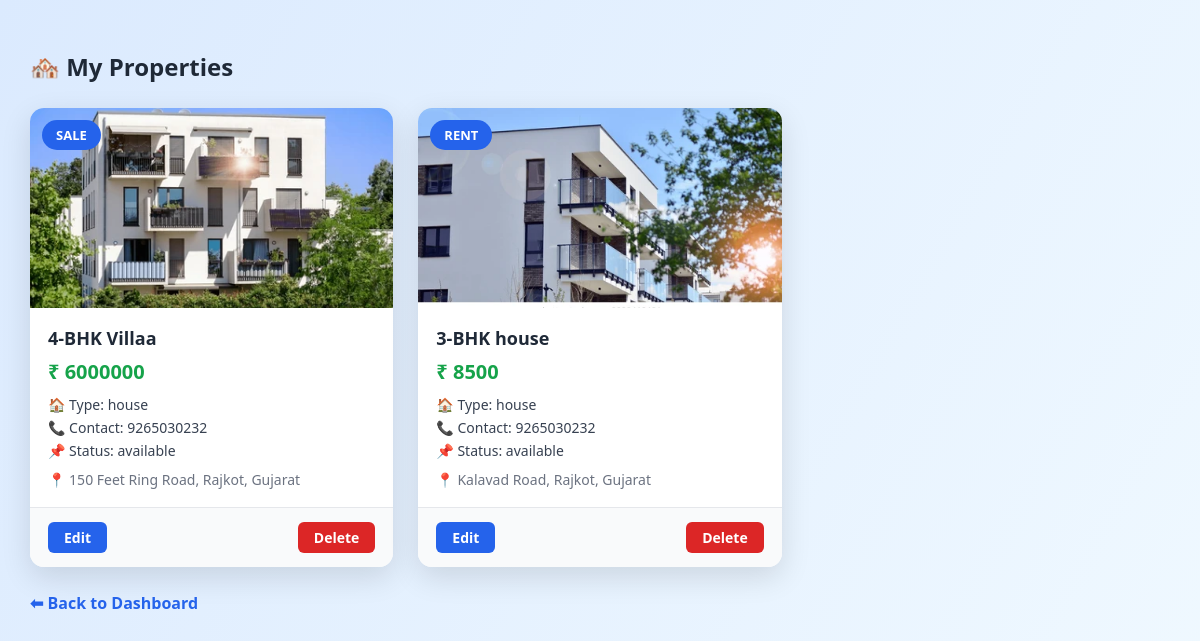
The app's page /my-properties (signed in), older data.
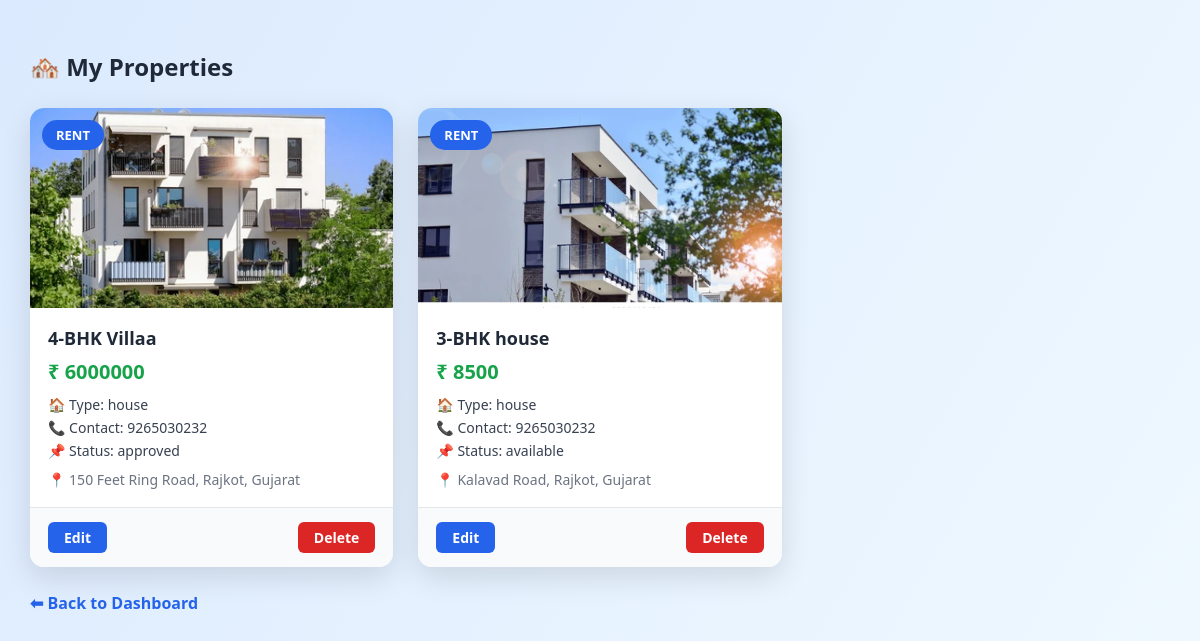
The same page, newer data.
### tables this page shows
CREATE TABLE properties (
            id INTEGER PRIMARY KEY AUTOINCREMENT,
            owner_id INTEGER,
            title TEXT,
            type TEXT,
            price INTEGER,
            description TEXT,
            image TEXT,
            contact_number TEXT,
            status TEXT DEFAULT 'available',
            deal_type TEXT,
            state TEXT,
            city TEXT,
            area TEXT
        );

### app.py (the view)
@app.route("/my-properties")
def my_properties():
    if "user" not in session or session.get("role") != "owner":
        return redirect(url_for("login"))
    conn = get_db()
    cursor = conn.cursor()
    cursor.execute(
        "SELECT id FROM users WHERE username=?",
        (session["user"],)
    )
    owner_id = cursor.fetchone()[0]
    cursor.execute("""
        SELECT * FROM properties
        WHERE owner_id=?
    """, (owner_id,))
    properties = cursor.fetchall()
    conn.close()
    return render_template("my_properties.html", properties=properties)

### app.py (called while the page is built)
@app.after_request
def add_global_headers(response):
    response.headers["Cache-Control"] = "no-store, no-cache, must-revalidate, private"
    response.headers["Pragma"] = "no-cache"
    response.headers["Expires"] = "0"
    return response

def get_db():
    conn = sqlite3.connect("users.db", timeout=10)
    conn.row_factory = sqlite3.Row
    return conn

### templates/my_properties.html (shortened to what this page needs)
<!DOCTYPE html>
<html lang="en">
<head>
</head>
<body>
<h2>🏘️ My Properties</h2>
{% if properties %}
<div class="properties-grid">
    {% for p in properties %}
    <div class="property-card">
        <div class="image-box">
            <img src="{{ url_for('static', filename='uploads/' + p[6]) }}">
            <div class="badge">{{ p[9]|upper }}</div>
        </div>
        <div class="property-body">
            <div class="property-title">{{ p[2] }}</div>
            <div class="price">₹ {{ p[4] }}</div>
            <div class="info">🏠 Type: {{ p[3] }}</div>
            <div class="info">📞 Contact: {{ p[7] }}</div>
            <div class="info">📌 Status: {{ p[8] }}</div>
            <div class="location">
                📍 {{ p[12] }}, {{ p[11] }}, {{ p[10] }}
            </div>
        </div>
        <div class="property-actions">
            <a href="{{ url_for('edit_property', property_id=p[0]) }}" class="edit">Edit</a>
            <a href="{{ url_for('delete_property', property_id=p[0]) }}"
               class="delete"
               onclick="return confirm('Are you sure you want to delete this property?');">
               Delete
            </a>
        </div>
    </div>
    {% endfor %}
</div>
{% else %}
<p>No properties added yet.</p>
{% endif %}
<a href="/owner/dashboard" class="back">⬅ Back to Dashboard</a>
</body>
</html>

### templates/my_properties.html (style rules this page uses)
* { box-sizing: border-box; font-family: "Segoe UI", Arial, sans-serif; }
body { margin: 0; padding: 30px; min-height: 100vh; background: linear-gradient( 120deg, #dbeafe, #f0f9ff, #e0e7ff, #cffafe ); background-size: 300% 300%; animation: bgMove 8s ease-in-out infinite; }
h2 { margin-bottom: 25px; color: #1f2937; }
.properties-grid { display: grid; grid-template-columns: repeat(auto-fill, minmax(340px, 1fr)); gap: 25px; }
.property-card { background: white; border-radius: 14px; overflow: hidden; box-shadow: 0 10px 30px rgba(0,0,0,0.12); transition: transform 0.3s ease, box-shadow 0.3s ease; }
.image-box { position: relative; height: 200px; overflow: hidden; }
.image-box img { width: 100%; height: 100%; object-fit: cover; }
.badge { position: absolute; top: 12px; left: 12px; background: #2563eb; color: white; padding: 6px 14px; border-radius: 20px; font-size: 13px; font-weight: bold; }
.property-body { padding: 18px; }
.property-title { font-size: 18px; font-weight: 600; margin-bottom: 8px; color: #1f2937; }
.price { font-size: 20px; font-weight: bold; color: #16a34a; margin-bottom: 10px; }
.info { font-size: 14px; color: #374151; margin: 4px 0; }
.location { margin-top: 10px; font-size: 14px; color: #6b7280; }
.property-actions { display: flex; justify-content: space-between; padding: 14px 18px; border-top: 1px solid #e5e7eb; background: #f9fafb; }
.property-actions a { text-decoration: none; font-weight: 600; padding: 6px 16px; border-radius: 6px; font-size: 14px; color: white; }
.edit { background: #2563eb; }
.delete { background: #dc2626; }
.back { display: inline-block; margin-top: 25px; text-decoration: none; color: #2563eb; font-weight: bold; }

Row changes from the older to the newer data that the page shows:
changed properties "4-BHK Villaa": deal_type "SALE" → "RENT"; status "available" → "approved"
